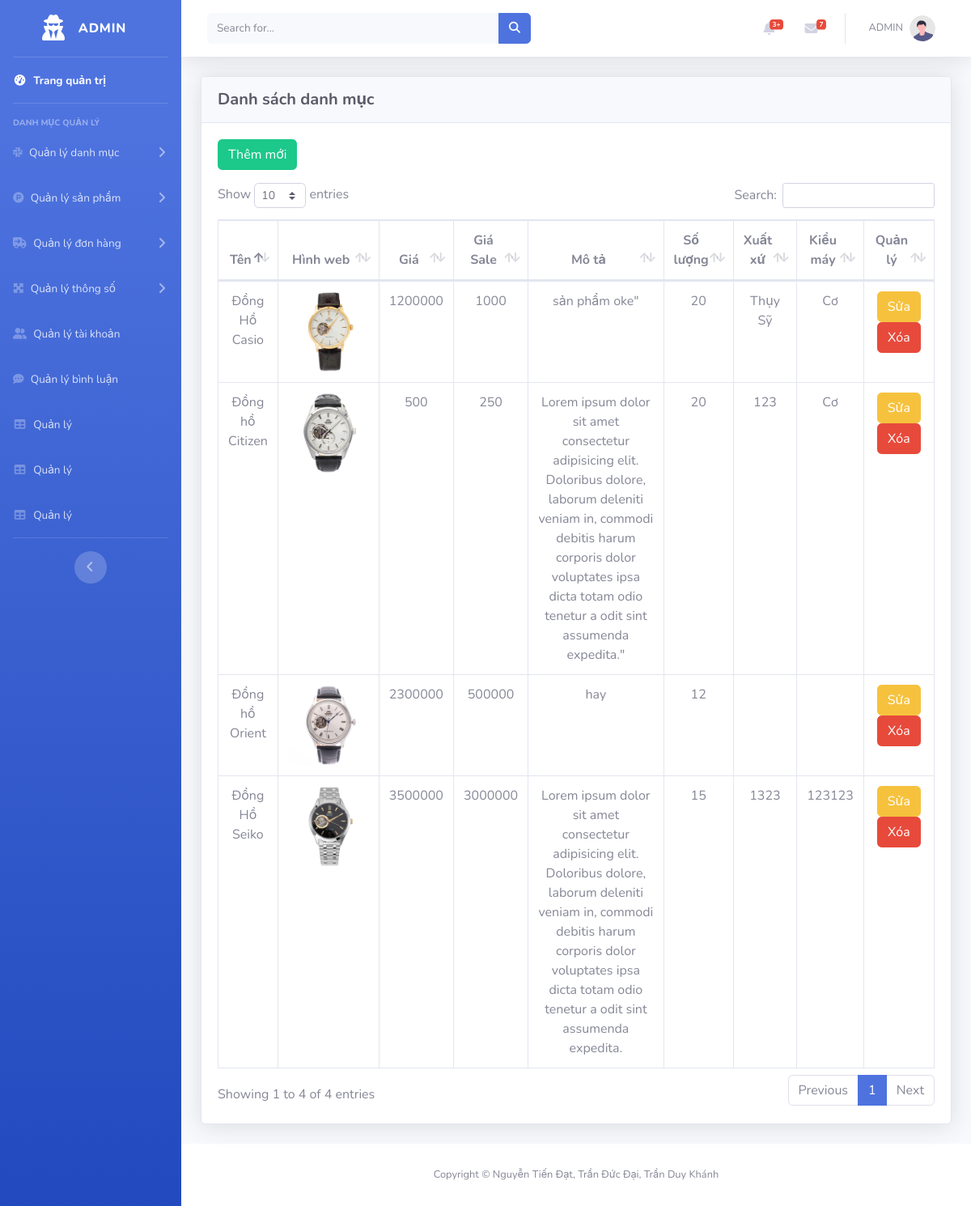
The page /admin/index.php?act=list_sp on the database its author committed.
### tables this page shows
CREATE TABLE `sanpham` (
  `id` int(11) NOT NULL,
  `iddm` int(11) NOT NULL,
  `name` varchar(255) NOT NULL,
  `img` varchar(255) DEFAULT NULL,
  `gia` int(11) NOT NULL,
  `gia_new` int(11) NOT NULL,
  `mota` text NOT NULL,
  `soluong` int(11) NOT NULL,
  `xuatxu` varchar(100) NOT NULL,
  `kieumay` varchar(100) NOT NULL
);

### model/pdo.php (called while the page is built, shortened)
<?php
function pdo_get_connection()
{
    $servername = "localhost";
    $username = "root";
    $password = "";
    try {
        $conn = new PDO("mysql:host=$servername;dbname=duan1", $username, $password);
        $conn->setAttribute(PDO::ATTR_ERRMODE, PDO::ERRMODE_EXCEPTION);
        return $conn;
    } catch (PDOException $e) {
        echo "Connection failed: " . $e->getMessage();
    }
}
function pdo_query($sql)
{
    $conn = pdo_get_connection();
    $sql = $conn->prepare($sql);
    $sql->execute();
    $kq = $sql->fetchAll(PDO::FETCH_ASSOC);
    return $kq;
}
?>

### model/sanpham.php (called while the page is built, shortened)
<?php
function loadAll_sanpham($key="",$idsp=0)
{
    $sql = "SELECT * FROM sanpham";
    return pdo_query($sql);
}

### admin/sanpham/list_sp.php (the view)
<div class="container-fluid">
    <div class="card shadow mb-4">
        <div class="card-header py-3">
            <h6 class="m-0 h5 text-dark font-weight-bold">Danh sách danh mục</h6>
        </div>
        <div class="card-body">
            <a class="btn btn-success mb-3" href="?act=add_sp">Thêm mới</a>
            <div class="table-responsive">
                <table class="table table-bordered text-center" id="dataTable" width="100%" cellspacing="0">
                    <thead>
                        <tr>
                            <th>Tên</th>
                            <th>Hình web</th>
                            <th>Giá</th>
                            <th>Giá Sale</th>
                            <th>Mô tả</th>
                            <th>Số lượng</th>
                            <th>Xuất xứ</th>
                            <th>Kiểu máy</th>
                            <th width="100">Quản lý</th>
                        </tr>
                    </thead>
                    <tbody>
                        <?php foreach($list_sp as $value) {?>
                        <tr>
                            <td><?= $value['name']?></td>
                            <td><img width="100" src="../uploads/img_sp/<?= $value['img']?>" alt=""></td>
                            <td><?= $value['gia']?></td>
                            <td><?= $value['gia_new']?></td>
                            <td width="300"><?= $value['mota'] ?></td>
                            <td><?= $value['soluong']?></td>
                            <td><?= $value['xuatxu']?></td>
                            <td><?= $value['kieumay']?></td>
                            <td>
                                <a type="submit" class="btn btn-warning" href="?act=update_sp&id=<?= $value['id']?>">Sửa</a>
                                <a onclick="return confirm('Bạn có muốn xóa <?= $value['name']?> không?')" type="button" class="btn btn-danger" href="?act=delete_sp&id=<?= $value['id']?>">Xóa</a>
                            </td>
                        </tr>
                        <?php }?>
                    </tbody>
                </table>
            </div>
        </div>
    </div>
</div>
</div>

### rows shown on the page
sanpham: name "Đồng Hồ Casio", img (picture), gia "1200000", gia_new "1000", mota "sản phẩm oke\"", soluong "20", xuatxu "Thụy Sỹ", kieumay "Cơ"
sanpham: name "Đồng hồ Orient", img (picture), gia "2300000", gia_new "500000", mota "hay", soluong "12"
sanpham: name "Đồng hồ Citizen", img (picture), gia "500", gia_new "250", mota "Lorem ipsum dolor sit amet consectetur adipisicing elit. Doloribus dolore, laborum deleniti veniam in, commodi debitis harum corporis dolor voluptates ipsa dicta totam odio tenetur a odit sint assumenda expedita.\"", soluong "20", xuatxu "123", kieumay "Cơ"
sanpham: name "Đồng Hồ Seiko", img (picture), gia "3500000", gia_new "3000000", mota "Lorem ipsum dolor sit amet consectetur adipisicing elit. Doloribus dolore, laborum deleniti veniam in, commodi debitis harum corporis dolor voluptates ipsa dicta totam odio tenetur a odit sint assumenda expedita.", soluong "15", xuatxu "1323", kieumay "123123"
